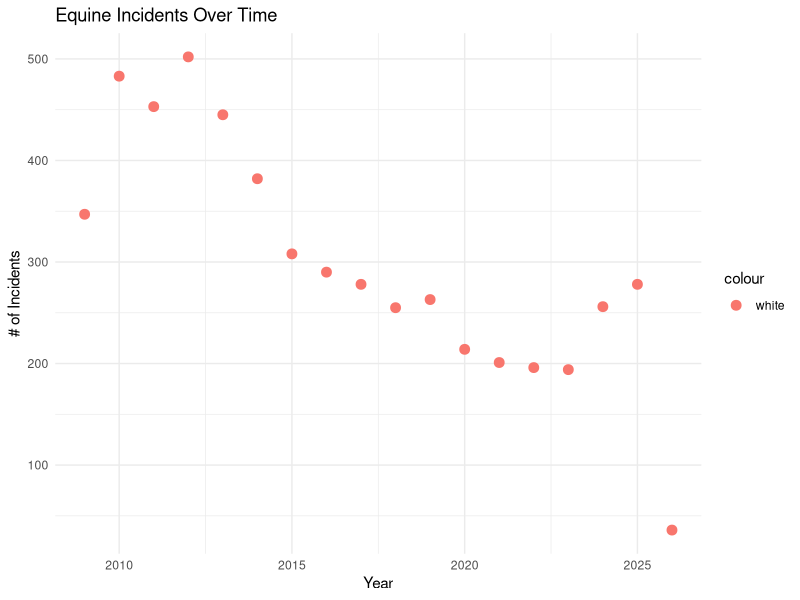
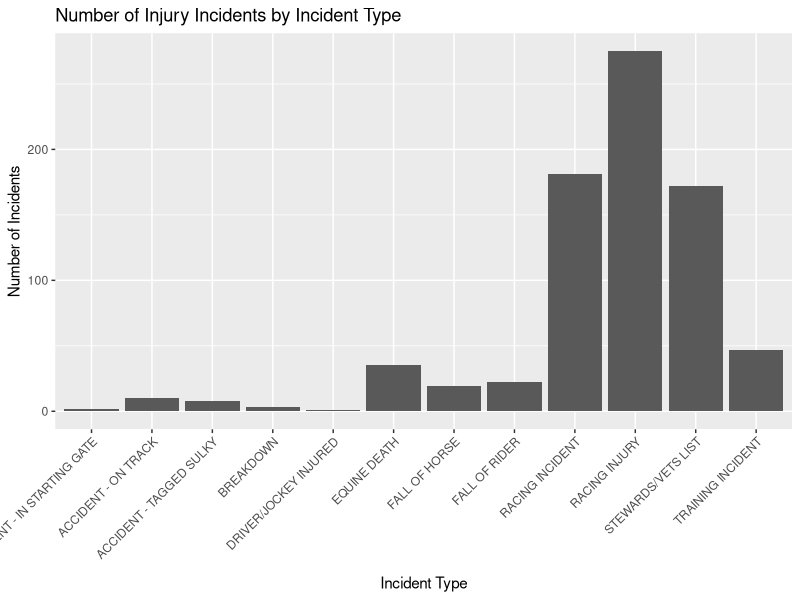
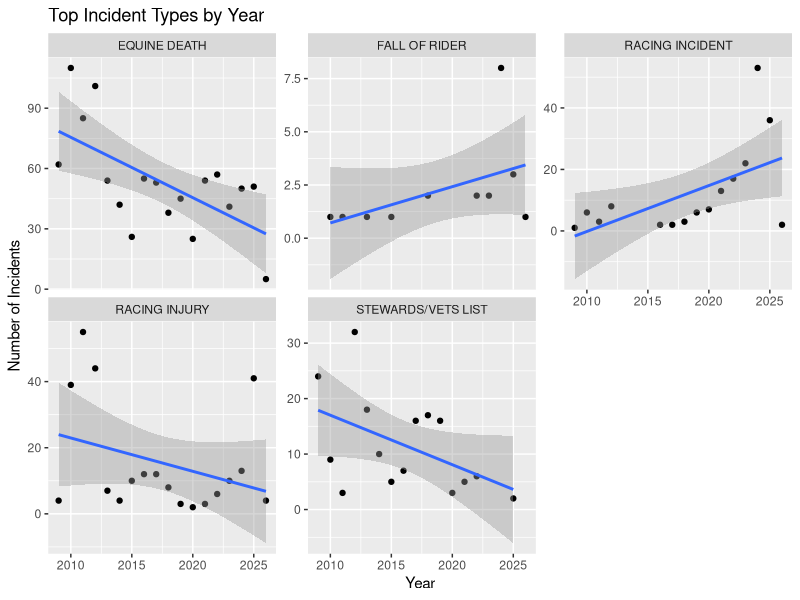
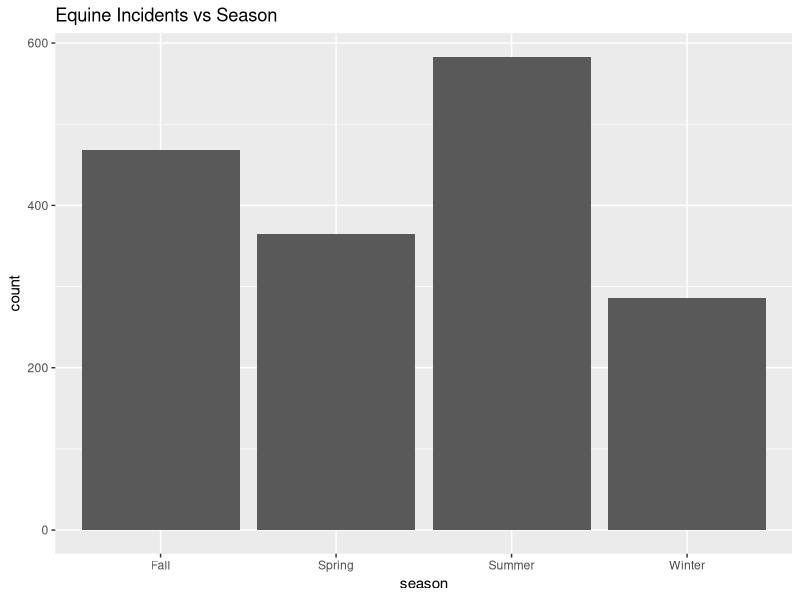
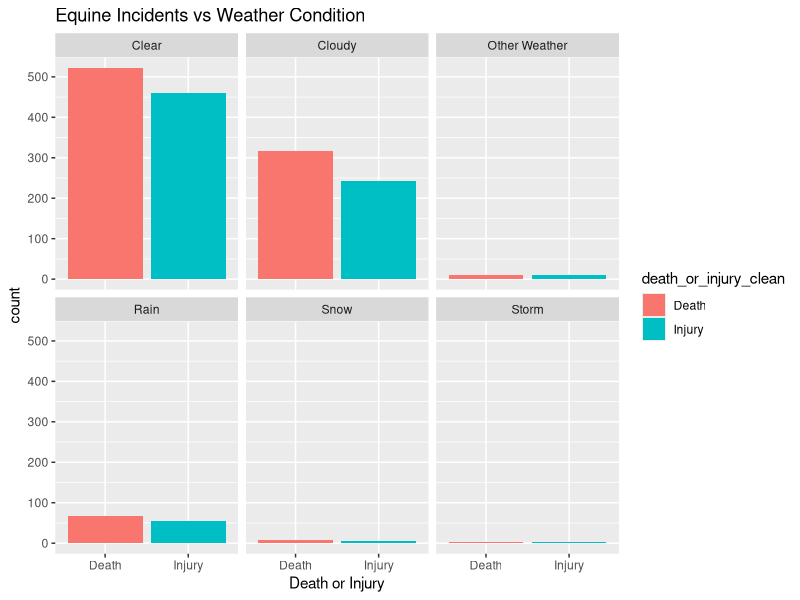

The R source for these figures, in order:
## ---- chunk 1
# DO NOT ALTER THIS CHUNK
knitr::opts_chunk$set(
  echo = TRUE,
  eval = TRUE,
  fig.width = 5,
  fig.asp = 0.618,
  out.width = "70%",
  dpi = 120,
  fig.align = "center",
  cache = FALSE
)
#Load packages
library(dplyr)
library(lubridate)
library(stringr)
library(ggplot2)

#Load dataset
library(readr)
horses <- read_csv("data/Equine_Death_and_Breakdown.csv")
## ---- chunk 2
#Fix column names
horses_clean <- horses %>%
  rename(year = Year, incident_date = `Incident Date`, track = Track, inv_location = `Inv Location`, racing_type_description = `Racing Type Description`, division = Division, weather_conditions = `Weather Conditions`, horse = Horse, trainer = Trainer, jockey_driver = `Jockey Driver`, incident_description = `Incident Description`, death_or_injury = `Death or Injury`, incident_type = `Incident Type`)

#Fix dates
horses_clean$incident_date <- mdy(horses_clean$incident_date)

#Get rid of NA entries
horses_clean <- horses_clean %>%
  filter(!is.na(weather_conditions), !is.na(death_or_injury))

#Fix weather_condition column
#USED CHATGPT FOR THIS CODE!!!!!!!!!

horses_clean <- horses_clean %>%
  mutate(
    weather_clean = weather_conditions %>%
      str_to_lower() %>%
      str_trim() %>%
      str_replace_all("[0-9]+", "") %>%        # remove numbers
      str_replace_all("[^a-z ]", "") %>%       # remove symbols
      str_replace_all("couldy|cloudyy|clody", "cloudy") %>%
      str_replace_all("raine", "rain") %>%
      str_squish()
  ) %>%
  
  mutate(
    weather_group = case_when(
      
      # Rain
      str_detect(weather_clean, "rain|shower|drizzle") ~ "Rain",
      
      # Snow
      str_detect(weather_clean, "snow|flurr|sleet") ~ "Snow",
      
      # Storms
      str_detect(weather_clean, "thunder|storm") ~ "Storm",
      
      # Cloudy / Overcast
      str_detect(weather_clean, "cloud|coudy|cloudy") ~ "Cloudy",
      
      # Clear / Sunny
      str_detect(weather_clean, "clear|sun|fair|dry") ~ "Clear",
      
      # Other weather conditions
      str_detect(weather_clean, "windy|fog|mist|hazy|wind") ~ "Other Weather",
      
      # Missing / junk
      weather_clean %in% c("", "na", "n a", "unc") | is.na(weather_clean) ~ "Unknown",
      
      TRUE ~ "Other"
    )
  )

#Clean death_or_injury column
horses_clean <- horses_clean %>%
  mutate(
    death_or_injury_clean = death_or_injury %>%
      str_to_lower() %>%
      str_trim(),
    
    death_or_injury_clean = case_when(
      str_detect(death_or_injury_clean, "death|dead|euthanasia") ~ "Death",
      str_detect(death_or_injury_clean, "lame|injury|lameness") ~ "Injury",
      TRUE ~ "Other"
    )
  )

horses_clean <- horses_clean %>%
  filter(death_or_injury_clean != "Other") %>%
  select(year, incident_date, incident_type, track, incident_description, weather_group, death_or_injury_clean) %>%
  filter(weather_group != "Other" & weather_group != "Unknown")

#Create season variable (Code reference linked below)
horses_clean <- horses_clean %>%
  mutate(
    season = case_when(
    month(incident_date) %in% 9:11 ~ "Fall",
    month(incident_date) %in% c(12,1,2) ~ "Winter",
    month(incident_date) %in% 3:5 ~ "Spring",
    TRUE ~ "Summer"
  ))
## ---- chunk 3
summary(horses_clean)
## ---- chunk 4
ggplot(horses, aes(x = Year, color = 'white')) +
geom_point(stat = "count", size = 3) +
labs(
  x = "Year", 
  y = "# of Incidents", 
  title = "Equine Incidents Over Time"
  ) +
theme_minimal()
## ---- chunk 5
horses_clean %>%
  filter(death_or_injury_clean == "Injury") %>%
  ggplot(aes(x = incident_type)) +
  geom_bar() +
  labs(
    title = "Number of Injury Incidents by Incident Type",
    x = "Incident Type",
    y = "Number of Incidents"
  ) +
  theme(axis.text.x = element_text(angle = 45, hjust = 1))
## ---- chunk 6
library(tidyverse)

horses_clean %>%
  filter(incident_type %in% c(
    "EQUINE DEATH",
    "STEWARDS/VETS LIST",
    "RACING INCIDENT",
    "RACING INJURY",
    "FALL OF RIDER"
  )) %>%
  count(year, incident_type) %>%
  ggplot(aes(x = year, y = n)) +
  geom_point() +
  geom_smooth(method = "lm") +
  facet_wrap(~ incident_type, scales = "free_y") +
  labs(
    title = "Top Incident Types by Year",
    x = "Year",
    y = "Number of Incidents"
  )
## ---- chunk 7
horses_clean %>%
  ggplot(aes(x = season)) +
  geom_bar() +
  labs(
    title = "Equine Incidents vs Season"
  )
## ---- chunk 8
horses_clean %>%
ggplot(aes(x = death_or_injury_clean, fill = death_or_injury_clean)) +
  geom_bar() +
  facet_wrap(~ weather_group) +
  labs(
    x = "Death or Injury", 
    title = "Equine Incidents vs Weather Condition")
